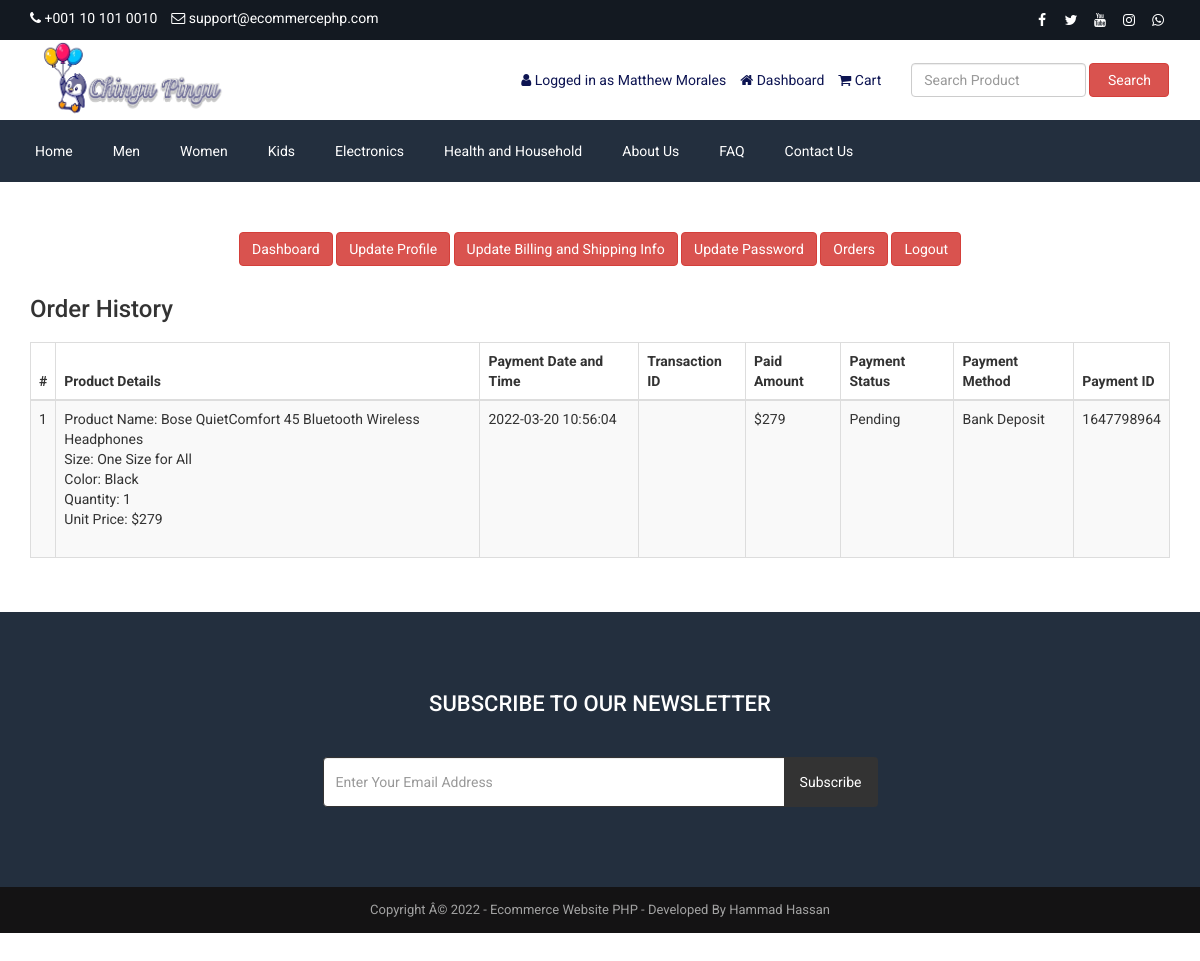
Page /customer-order.php (signed in) on the earlier database version.
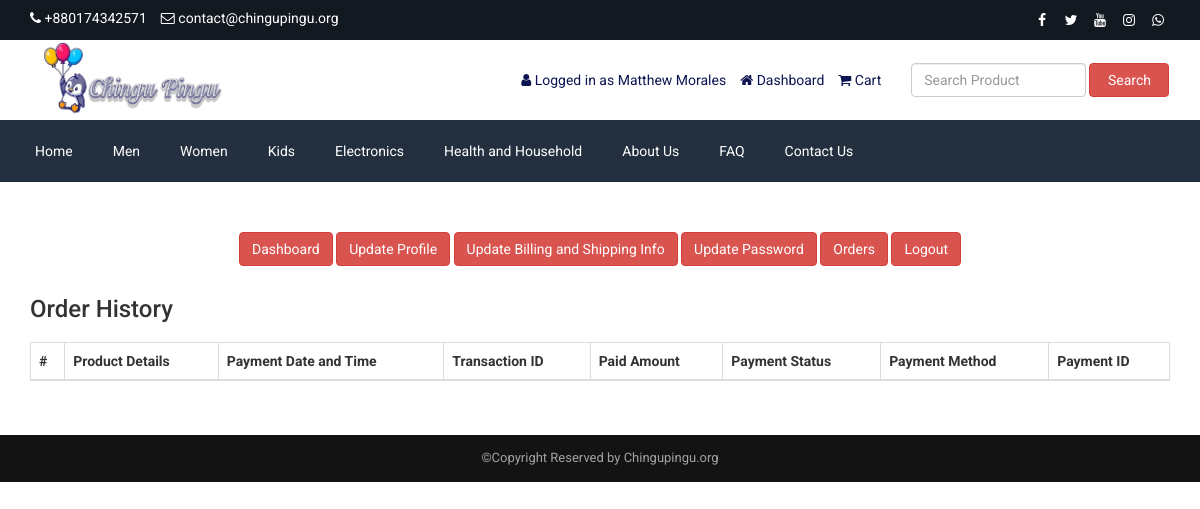
Same page on the later database version.
### tables this page shows
CREATE TABLE `tbl_settings` (
  `id` int(11) NOT NULL,
  `logo` varchar(255) NOT NULL,
  `favicon` varchar(255) NOT NULL,
  `footer_about` text NOT NULL,
  `footer_copyright` text NOT NULL,
  `contact_address` text NOT NULL,
  `contact_email` varchar(255) NOT NULL,
  `contact_phone` varchar(255) NOT NULL,
  `contact_fax` varchar(255) NOT NULL,
  `contact_map_iframe` text NOT NULL,
  `receive_email` varchar(255) NOT NULL,
  `receive_email_subject` varchar(255) NOT NULL,
  `receive_email_thank_you_message` text NOT NULL,
  `forget_password_message` text NOT NULL,
  `total_recent_post_footer` int(10) NOT NULL,
  `total_popular_post_footer` int(10) NOT NULL,
  `total_recent_post_sidebar` int(11) NOT NULL,
  `total_popular_post_sidebar` int(11) NOT NULL,
  `total_featured_product_home` int(11) NOT NULL,
  `total_latest_product_home` int(11) NOT NULL,
  `total_popular_product_home` int(11) NOT NULL,
  `meta_title_home` text NOT NULL,
  `meta_keyword_home` text NOT NULL,
  `meta_description_home` text NOT NULL,
  `banner_login` varchar(255) NOT NULL,
  `banner_registration` varchar(255) NOT NULL,
  `banner_forget_password` varchar(255) NOT NULL,
  `banner_reset_password` varchar(255) NOT NULL,
  `banner_search` varchar(255) NOT NULL,
  `banner_cart` varchar(255) NOT NULL,
  `banner_checkout` varchar(255) NOT NULL,
  `banner_product_category` varchar(255) NOT NULL,
  `banner_blog` varchar(255) NOT NULL,
  `cta_title` varchar(255) NOT NULL,
  `cta_content` text NOT NULL,
  `cta_read_more_text` varchar(255) NOT NULL,
  `cta_read_more_url` varchar(255) NOT NULL,
  `cta_photo` varchar(255) NOT NULL,
  `featured_product_title` varchar(255) NOT NULL,
  `featured_product_subtitle` varchar(255) NOT NULL,
  `latest_product_title` varchar(255) NOT NULL,
  `latest_product_subtitle` varchar(255) NOT NULL,
  `popular_product_title` varchar(255) NOT NULL,
  `popular_product_subtitle` varchar(255) NOT NULL,
  `testimonial_title` varchar(255) NOT NULL,
  `testimonial_subtitle` varchar(255) NOT NULL,
  `testimonial_photo` varchar(255) NOT NULL,
  `blog_title` varchar(255) NOT NULL,
  `blog_subtitle` varchar(255) NOT NULL,
  `newsletter_text` text NOT NULL,
  `paypal_email` varchar(255) NOT NULL,
  `stripe_public_key` varchar(255) NOT NULL,
  `stripe_secret_key` varchar(255) NOT NULL,
  `bank_detail` text NOT NULL,
  `before_head` text NOT NULL,
  `after_body` text NOT NULL,
  `before_body` text NOT NULL,
  `home_service_on_off` int(11) NOT NULL,
  `home_welcome_on_off` int(11) NOT NULL,
  `home_featured_product_on_off` int(11) NOT NULL,
  `home_latest_product_on_off` int(11) NOT NULL,
  `home_popular_product_on_off` int(11) NOT NULL,
  `home_testimonial_on_off` int(11) NOT NULL,
  `home_blog_on_off` int(11) NOT NULL,
  `newsletter_on_off` int(11) NOT NULL,
  `ads_above_welcome_on_off` int(1) NOT NULL,
  `ads_above_featured_product_on_off` int(1) NOT NULL,
  `ads_above_latest_product_on_off` int(1) NOT NULL,
  `ads_above_popular_product_on_off` int(1) NOT NULL,
  `ads_above_testimonial_on_off` int(1) NOT NULL,
  `ads_category_sidebar_on_off` int(1) NOT NULL
);

CREATE TABLE `tbl_social` (
  `social_id` int(11) NOT NULL,
  `social_name` varchar(30) NOT NULL,
  `social_url` varchar(255) NOT NULL,
  `social_icon` varchar(30) NOT NULL
);

CREATE TABLE `tbl_top_category` (
  `tcat_id` int(11) NOT NULL,
  `tcat_name` varchar(255) NOT NULL,
  `show_on_menu` int(1) NOT NULL
);

CREATE TABLE `tbl_page` (
  `id` int(11) NOT NULL,
  `about_title` varchar(255) NOT NULL,
  `about_content` text NOT NULL,
  `about_banner` varchar(255) NOT NULL,
  `about_meta_title` varchar(255) NOT NULL,
  `about_meta_keyword` text NOT NULL,
  `about_meta_description` text NOT NULL,
  `faq_title` varchar(255) NOT NULL,
  `faq_banner` varchar(255) NOT NULL,
  `faq_meta_title` varchar(255) NOT NULL,
  `faq_meta_keyword` text NOT NULL,
  `faq_meta_description` text NOT NULL,
  `blog_title` varchar(255) NOT NULL,
  `blog_banner` varchar(255) NOT NULL,
  `blog_meta_title` varchar(255) NOT NULL,
  `blog_meta_keyword` text NOT NULL,
  `blog_meta_description` text NOT NULL,
  `contact_title` varchar(255) NOT NULL,
  `contact_banner` varchar(255) NOT NULL,
  `contact_meta_title` varchar(255) NOT NULL,
  `contact_meta_keyword` text NOT NULL,
  `contact_meta_description` text NOT NULL,
  `pgallery_title` varchar(255) NOT NULL,
  `pgallery_banner` varchar(255) NOT NULL,
  `pgallery_meta_title` varchar(255) NOT NULL,
  `pgallery_meta_keyword` text NOT NULL,
  `pgallery_meta_description` text NOT NULL,
  `vgallery_title` varchar(255) NOT NULL,
  `vgallery_banner` varchar(255) NOT NULL,
  `vgallery_meta_title` varchar(255) NOT NULL,
  `vgallery_meta_keyword` text NOT NULL,
  `vgallery_meta_description` text NOT NULL
);

CREATE TABLE `tbl_payment` (
  `id` int(11) NOT NULL,
  `customer_id` int(11) NOT NULL,
  `customer_name` varchar(255) NOT NULL,
  `customer_email` varchar(255) NOT NULL,
  `payment_date` varchar(50) NOT NULL,
  `txnid` varchar(255) NOT NULL,
  `paid_amount` int(11) NOT NULL,
  `card_number` varchar(50) NOT NULL,
  `card_cvv` varchar(10) NOT NULL,
  `card_month` varchar(10) NOT NULL,
  `card_year` varchar(10) NOT NULL,
  `bank_transaction_info` text NOT NULL,
  `payment_method` varchar(20) NOT NULL,
  `payment_status` varchar(25) NOT NULL,
  `shipping_status` varchar(20) NOT NULL,
  `payment_id` varchar(255) NOT NULL
);

CREATE TABLE `tbl_order` (
  `id` int(11) NOT NULL,
  `product_id` int(11) NOT NULL,
  `product_name` varchar(255) NOT NULL,
  `size` varchar(100) NOT NULL,
  `color` varchar(100) NOT NULL,
  `quantity` varchar(50) NOT NULL,
  `unit_price` varchar(50) NOT NULL,
  `payment_id` varchar(255) NOT NULL
);

### customer-order.php (the view, shortened to what the rows shown need)
<?php require_once('header.php'); ?>
<div class="page">
    <div class="container">
        <div class="row">
            <div class="col-md-12">
                <div class="user-content">
                    <div class="table-responsive">
                        <table class="table table-bordered table-striped table-hover">
                            <thead>
                                <tr>
                                    <th><?php echo '#' ?></th>
                                    <th><?php echo LANG_VALUE_48; ?></th>
                                    <th><?php echo LANG_VALUE_27; ?></th>
                                    <th><?php echo LANG_VALUE_28; ?></th>
                                    <th><?php echo LANG_VALUE_29; ?></th>
                                    <th><?php echo LANG_VALUE_30; ?></th>
                                    <th><?php echo LANG_VALUE_31; ?></th>
                                    <th><?php echo LANG_VALUE_32; ?></th>
                                </tr>
                            </thead>
                            <tbody>
            <?php
            $limit = 10;
            $page = @$_GET['page'];
            if($page)
                $start = ($page - 1) * $limit;
            else
                $start = 0;
            $statement = $pdo->prepare("SELECT * FROM tbl_payment WHERE customer_email=? ORDER BY id DESC LIMIT $start, $limit");
            $statement->execute(array($_SESSION['customer']['cust_email']));
            $result = $statement->fetchAll(PDO::FETCH_ASSOC);
            if ($page == 0) $page = 1;
            ?>
                                <?php
                                $tip = $page*10-10;
                                foreach ($result as $row) {
                                    $tip++;
                                    ?>
                                    <tr>
                                        <td><?php echo $tip; ?></td>
                                        <td>
                                            <?php
                                            $statement1 = $pdo->prepare("SELECT * FROM tbl_order WHERE payment_id=?");
                                            $statement1->execute(array($row['payment_id']));
                                            $result1 = $statement1->fetchAll(PDO::FETCH_ASSOC);
                                            foreach ($result1 as $row1) {
                                                echo 'Product Name: '.$row1['product_name'];
                                                echo '<br>Size: '.$row1['size'];
                                                echo '<br>Color: '.$row1['color'];
                                                echo '<br>Quantity: '.$row1['quantity'];
                                                echo '<br>Unit Price: $'.$row1['unit_price'];
                                                echo '<br><br>';
                                            }
                                            ?>
                                        </td>
                                        <td><?php echo $row['payment_date']; ?></td>
                                        <td><?php echo $row['txnid']; ?></td>
                                        <td><?php echo '$'.$row['paid_amount']; ?></td>
                                        <td><?php echo $row['payment_status']; ?></td>
                                        <td><?php echo $row['payment_method']; ?></td>
                                        <td><?php echo $row['payment_id']; ?></td>
                                    </tr>
                                    <?php
                                }
                                ?>
                            </tbody>
                        </table>
                </div>
            </div>
        </div>
    </div>
</div>
<?php require_once('footer.php'); ?>

### header.php (shortened to what the rows shown need)
<?php
include("admin/inc/config.php");
$statement = $pdo->prepare("SELECT * FROM tbl_settings WHERE id=1");
$statement->execute();
$result = $statement->fetchAll(PDO::FETCH_ASSOC);
foreach ($result as $row) {
	$logo = $row['logo'];
	$contact_email = $row['contact_email'];
	$contact_phone = $row['contact_phone'];
}
$current_date_time = date('Y-m-d H:i:s');
$statement = $pdo->prepare("SELECT * FROM tbl_payment WHERE payment_status=?");
$statement->execute(array('Pending'));
$result = $statement->fetchAll(PDO::FETCH_ASSOC);
foreach ($result as $row) {
	$ts1 = strtotime($row['payment_date']);
	$ts2 = strtotime($current_date_time);
	$diff = $ts2 - $ts1;
	$time = $diff / (3600);
	if ($time > 24) {
		$statement1 = $pdo->prepare("SELECT * FROM tbl_order WHERE payment_id=?");
		$statement1->execute(array($row['payment_id']));
		$result1 = $statement1->fetchAll(PDO::FETCH_ASSOC);
	}
}
?>
<!DOCTYPE html>
<html lang="en">
<head>
	<link rel="stylesheet" href="assets/css/bootstrap.min.css">
	<link rel="stylesheet" href="assets/css/font-awesome.min.css">
	<link rel="stylesheet" href="assets/css/owl.carousel.min.css">
	<link rel="stylesheet" href="assets/css/owl.theme.default.min.css">
	<link rel="stylesheet" href="assets/css/jquery.bxslider.min.css">
	<link rel="stylesheet" href="assets/css/magnific-popup.css">
	<link rel="stylesheet" href="assets/css/rating.css">
	<link rel="stylesheet" href="assets/css/spacing.css">
	<link rel="stylesheet" href="assets/css/bootstrap-touch-slider.css">
	<link rel="stylesheet" href="assets/css/animate.min.css">
	<link rel="stylesheet" href="assets/css/tree-menu.css">
	<link rel="stylesheet" href="assets/css/select2.min.css">
	<link rel="stylesheet" href="assets/css/main.css">
	<link rel="stylesheet" href="assets/css/responsive.css">
	<?php
	$statement = $pdo->prepare("SELECT * FROM tbl_page WHERE id=1");
	$statement->execute();
	$result = $statement->fetchAll(PDO::FETCH_ASSOC);
	?>
</head>
<body>
	<div class="top">
		<div class="container">
			<div class="row">
				<div class="col-md-6 col-sm-6 col-xs-12">
					<div class="left">
						<ul>
							<li><i class="fa fa-phone"></i> <?php echo $contact_phone; ?></li>
							<li><i class="fa fa-envelope-o"></i> <?php echo $contact_email; ?></li>
						</ul>
					</div>
				</div>
				<div class="col-md-6 col-sm-6 col-xs-12">
					<div class="right">
						<ul>
							<?php
							$statement = $pdo->prepare("SELECT * FROM tbl_social");
							$statement->execute();
							$result = $statement->fetchAll(PDO::FETCH_ASSOC);
							foreach ($result as $row) {
							?>
								<?php if ($row['social_url'] != '') : ?>
									<li><a href="<?php echo $row['social_url']; ?>"><i class="<?php echo $row['social_icon']; ?>"></i></a></li>
								<?php endif; ?>
							<?php
							}
							?>
						</ul>
					</div>
				</div>
			</div>
		</div>
	</div>
	<div class="header">
		<div class="container">
			<div class="row inner">
				<div class="col-md-4 logo">
					<a href="index.php"><img src="assets/uploads/<?php echo $logo; ?>" alt="logo image"></a>
				</div>
			</div>
		</div>
	</div>
	<div class="nav">
		<div class="container">
			<div class="row">
				<div class="col-md-12 pl_0 pr_0">
					<div class="menu-container">
						<div class="menu">
							<ul>
								<?php
								$statement = $pdo->prepare("SELECT * FROM tbl_top_category WHERE show_on_menu=1");
								$statement->execute();
								$result = $statement->fetchAll(PDO::FETCH_ASSOC);
								foreach ($result as $row) {
								?>
									<li><a href="product-category.php?id=<?php echo $row['tcat_id']; ?>&type=top-category"><?php echo $row['tcat_name']; ?></a>
									</li>
								<?php
								}
								?>
								<?php
								$statement = $pdo->prepare("SELECT * FROM tbl_page WHERE id=1");
								$statement->execute();
								$result = $statement->fetchAll(PDO::FETCH_ASSOC);
								foreach ($result as $row) {
									$about_title = $row['about_title'];
									$faq_title = $row['faq_title'];
									$contact_title = $row['contact_title'];
								}
								?>
								<li><a href="about.php"><?php echo $about_title; ?></a></li>
								<li><a href="faq.php"><?php echo $faq_title; ?></a></li>
								<li><a href="contact.php"><?php echo $contact_title; ?></a></li>
							</ul>
						</div>
					</div>
				</div>
			</div>
		</div>
	</div>

### footer.php (shortened to what the rows shown need)
<?php
$statement = $pdo->prepare("SELECT * FROM tbl_settings WHERE id=1");
$statement->execute();
$result = $statement->fetchAll(PDO::FETCH_ASSOC);
foreach ($result as $row)
{
	$footer_copyright = $row['footer_copyright'];
    $newsletter_on_off = $row['newsletter_on_off'];
}
?>
<?php if($newsletter_on_off == 1): ?>
<section class="home-newsletter">
	<div class="container">
		<div class="row">
			<div class="col-md-6 col-md-offset-3">
				<div class="single">
				<form action="" method="post">
					<h2><?php echo LANG_VALUE_93; ?></h2>
				</div>
			</div>
		</div>
	</div>
</section>
<?php endif; ?>
<div class="footer-bottom">
	<div class="container">
		<div class="row">
			<div class="col-md-12 copyright">
				<?php echo $footer_copyright; ?>
			</div>
		</div>
	</div>
</div>
</body>
</html>

Differences in the rows shown:
removed tbl_payment: payment_date "2022-03-20 10:56:04", paid_amount "279", payment_status "Pending", payment_method "Bank Deposit", payment "1647798964"
removed tbl_order: product_name "Bose QuietComfort 45 Bluetooth Wireless Headphones", size "One Size for All", color "Black", quantity "1", unit_price "279"
changed tbl_settings: contact_phone "+001 10 101 0010" → "+880174342571"; contact_email "support@ecommercephp.com" → "contact@chingupingu.org"; footer_copyright "Copyright Â© 2022 - Ecommerce Website PHP - Developed By Hammad Hassan" → "©Copyright Reserved by Chingupingu.org"; newsletter_on_off 1 → 0 (drawn)
Other differences:
LANG_VALUE_93: "SUBSCRIBE TO OUR NEWSLETTER" → (not shown)
form field email_subscribe: "Enter Your Email Address" → (not shown)
LANG_VALUE_92: "Subscribe" → (not shown)
